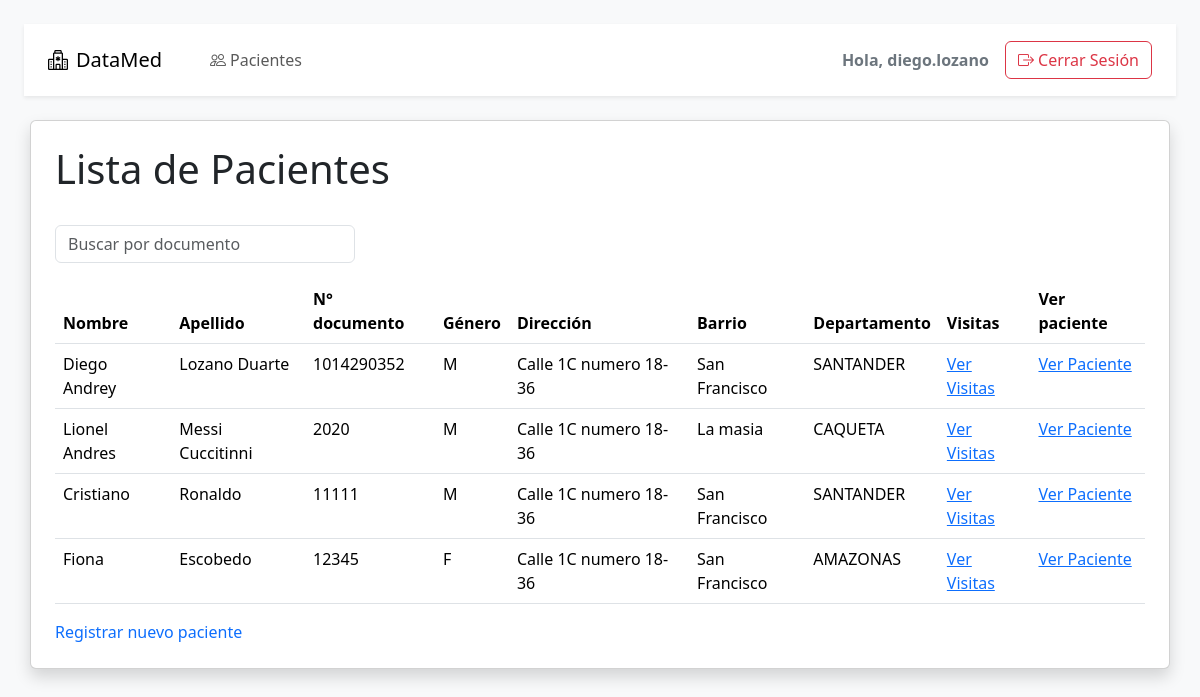
Page /patients_list/ (signed in) on the committed database.
### pacientes/models.py (models this page shows, shortened)
class Paciente(models.Model):
    tipo_documento = models.CharField(
        max_length=10,
        choices=[
            ('ASC', 'Adulto Sin Documento'),
            ('CC', 'Cédula de Ciudadanía'),
            ('CE', 'Cédula de Extranjería'),
            ('MSC', 'Menor de Edad Sin Documento'),
            ('NUIP', 'Número Único de Identificación Personal'),
            ('PAS', 'Pasaporte'),
            ('RC', 'Registro Civil'),
            ('TI', 'Tarjeta de Identidad'),
            ('PPT', 'Permiso de Permanencia Temporal'),
        ]
    )
    numero_documento = models.CharField(max_length=20, unique=True)
    nombres = models.CharField(max_length=100)
    apellidos = models.CharField(max_length=100)
    fecha_nacimiento = models.DateField()
    genero = models.CharField(
        max_length=10,
        choices=[
            ('M', 'Masculino'),
            ('F', 'Femenino'),
            ('O', 'Otro'),
        ]
    )
    direccion = models.CharField(max_length=255)
    barrio = models.CharField(max_length=200)
    departameto = models.CharField(
        max_length=100,
        choices=[
            ('AMAZONAS', 'Amazonas'),
            ('ANTIOQUIA', 'Antioquia'),
            ('ARAUCA', 'Arauca'),
            ('ATLANTICO', 'Atlántico'),
            ('BOGOTA', 'Bogotá D.C.'),
            ('BOLIVAR', 'Bolívar'),
            ('BOYACA', 'Boyacá'),
            ('CALDAS', 'Caldas'),
            ('CAQUETA', 'Caquetá'),
            ('CASANARE', 'Casanare'),
            ('CAUCA', 'Cauca'),
            ('CESAR', 'Cesar'),
            ('CHOCO', 'Chocó'),
            ('CORDOBA', 'Córdoba'),
            ('CUNDINAMARCA', 'Cundinamarca'),
            ('GUAINIA', 'Guainía'),
            ('GUAVIARE', 'Guaviare'),
            ('HUILA', 'Huila'),
            ('LA GUAJIRA', 'La Guajira'),
            ('MAGDALENA', 'Magdalena'),
            ('META', 'Meta'),
            ('NARIÑO', 'Nariño'),
            ('NORTE DE SANTANDER', 'Norte de Santander'),
            ('PUTUMAYO', 'Putumayo'),
            ('QUINDIO', 'Quindío'),
            ('RISARALDA', 'Risaralda'),
            ('SAN ANDRES Y PROVIDENCIA', 'San Andrés y Providencia'),
            ('SANTANDER', 'Santander'),
            ('SUCRE', 'Sucre'),
            ('TOLIMA', 'Tolima'),
            ('VALLE DEL CAUCA', 'Valle del Cauca'),
            ('VAUPES', 'Vaupés'),
            ('VICHADA', 'Vichada'),
        ]
    )
    ciudad = models.CharField(max_length=100)
    zona_residencia = models.CharField(
        max_length=10,
        choices=[
            ('RURAL', 'Rural'),
            ('URBANA', 'Urbana'),
        ]
    )
    email = models.EmailField(unique=True)
    telefono = models.CharField(max_length=20)
    celular = models.CharField(max_length=20)
    estado_civil = models.CharField(
        max_length=15,
        choices=[
            ('SOLTERO', 'Soltero'),
            ('CASADO', 'Casado'),
            ('UNION LIBRE', 'Unión Libre'),
            ('VIUDO', 'Viudo'),
            ('DIVORCIADO', 'Divorciado'),
        ]
    )
    ocupacion = models.CharField(max_length=100)
    entidad_salud = models.CharField(
        max_length=100,
        choices=[
            ('EPS1', 'Entidad Promotora de Salud 1'),
            ('EPS2', 'Entidad Promotora de Salud 2'),
            ('EPS3', 'Entidad Promotora de Salud 3'),
            ('OTRA', 'Otra'),
        ]
    )
    tipo_afiliacion = models.CharField(
        max_length=20,
        choices=[
            ('CONTRIBUTIVO', 'Contributivo'),
            ('SUBSIDIADO', 'Subsidiado'),
            ('VINCULADO', 'Vinculado'),
            ('NINGUNO', 'Ninguno'),
        ]
    )
    regimen = models.CharField(
        max_length=200,
        choices=[
            ('Contributivo Cotizante', 'Contributivo Cotizante'),
            ('Subsidiado', 'Subsidiado'),
        ]
    )
    estado = models.CharField(
        max_length=10,
        choices=[
            ('ACTIVO', 'Activo'),
            ('INACTIVO', 'Inactivo'),
        ]
    )

### pacientes/views.py (the view)
# urls.py: path('patients_list/', views.patients_list, name='patients_list'),
@login_required
def patients_list(request):
    patients = Paciente.objects.all()
    return render(request, 'patients_list.html', {
        'patients': patients})

### pacientes/templates/patients_list.html (shortened to what this page needs)
{% extends 'base.html' %}
{% block content %}
    <div class="container card shadow p-4 my-4">
        <h1>Lista de Pacientes</h1>
        <div class="mb-3 mt-4">
            <input type="text" id="patientSearch"  placeholder="Buscar por documento" class="form-control" style="max-width: 300px;">
        </div>
        <table class="table">
            <thead>
                <tr>
                    <th scope="col">Nombre</th>
                    <th scope="col">Apellido</th>
                    <th scope="col">N° documento</th>
                    <th scope="col">Género</th>
                    <th scope="col">Dirección</th>
                    <th scope="col">Barrio</th>
                    <th scope="col">Departamento</th>
                    <th scope="col">Visitas</th>
                    <th scope="col">Ver paciente</th>
                </tr>
            </thead>
            <tbody>
                {% for patient in patients %}
                <tr>
                    <td>{{ patient.nombres }}</td>
                    <td>{{ patient.apellidos }}</td>
                    <td>{{ patient.numero_documento }}</td>
                    <td>{{ patient.genero }}</td>
                    <td>{{ patient.direccion }}</td>
                    <td>{{ patient.barrio }}</td>
                    <td>{{ patient.departameto }}</td>
                    <td><a href="{% url 'patient_visits' patient.id %}">Ver Visitas</a></td>
                    <td><a href="{% url 'patient_detail' patient.id %}">Ver Paciente</a></td>
                </tr>
                {% endfor %}
            </tbody>
        </table>
        <a href="{% url 'create_patient' %}" style="text-decoration: none;">Registrar nuevo paciente</a>
    </div>
{% endblock %}

### pacientes/templates/base.html (shortened to what this page needs)
{% load static %}
<!DOCTYPE html>
<html lang="en">
<head>
    <link href="https://cdn.jsdelivr.net/npm/bootstrap@5.3.3/dist/css/bootstrap.min.css" rel="stylesheet">
    <link rel="stylesheet" href="https://cdn.jsdelivr.net/npm/bootstrap-icons@1.11.1/font/bootstrap-icons.css">
</head>
<body class="bg-light p-4">
<nav class="navbar navbar-expand-lg bg-white shadow-sm py-3 px-4">
    <a class="navbar-brand d-flex align-items-center gap-2" href="{% url 'home' %}">
        <i class="bi bi-hospital"></i>
        <span>DataMed</span>
    </a>
    <div class="collapse navbar-collapse" id="mainNav">
        <ul class="navbar-nav ms-4 gap-3">
            <li class="nav-item">
                <a class="nav-link d-flex align-items-center gap-1" href="{% url 'patients_list' %}">
                    <i class="bi bi-people"></i> Pacientes
                </a>
            </li>
        </ul>
        <div class="ms-auto d-flex align-items-center gap-3">
            {% if user.is_authenticated %}
                <span class="fw-semibold text-secondary">
                    Hola, {{ user.username }}
                </span>
                <a class="btn btn-outline-danger" href="{% url 'logout' %}">
                    <i class="bi bi-box-arrow-right"></i> Cerrar Sesión
                </a>
            {% endif %}
        </div>
    </div>
</nav>
    {% block content %}
    {% endblock %}
</body>
</html>

### rows in the picture
Paciente: nombres "Diego Andrey", apellidos "Lozano Duarte", numero_documento "1014290352", genero "M", direccion "Calle 1C numero 18-36", barrio "San Francisco", departameto "SANTANDER"
Paciente: nombres "Lionel Andres", apellidos "Messi Cuccitinni", numero_documento "2020", genero "M", direccion "Calle 1C numero 18-36", barrio "La masia", departameto "CAQUETA"
Paciente: nombres "Cristiano", apellidos "Ronaldo", numero_documento "11111", genero "M", direccion "Calle 1C numero 18-36", barrio "San Francisco", departameto "SANTANDER"
Paciente: nombres "Fiona", apellidos "Escobedo", numero_documento "12345", genero "F", direccion "Calle 1C numero 18-36", barrio "San Francisco", departameto "AMAZONAS"

### other values in the picture
{{ user.username }} "diego.lozano"
